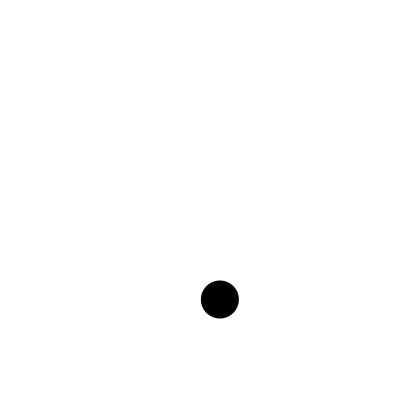
Frame 1 (no input)
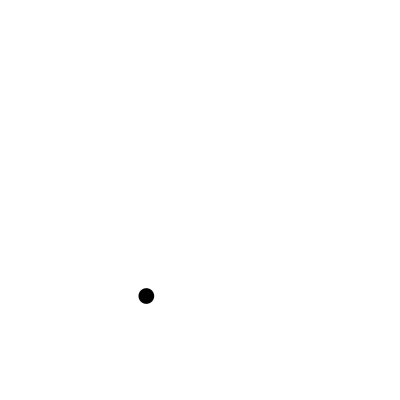
Frame 60 (the mouse pressed at the canvas centre just before this capture)
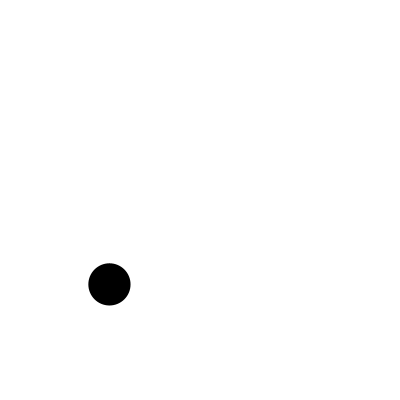
Frame 120 (the mouse held since frame 60 and released just before this capture)

The Processing sketch that drew these frames (run headless with seeded random() and noise(); from frame 60 on, the mouse is pressed at the canvas centre):

// Processing sketch: processing_74296
// ── processing_74296.pde

float X;
float Y;
float W;
float Theta;

void setup(){
 size(400,400);
 colorMode(RGB,100);
 background(100);
 frameRate(30);
  noStroke();
 X = 200;
 Y = 200;
 Theta = 0;
}

void draw(){
 Theta = Theta+0.1;
 X = 100*sin(2*Theta) + 200; // X軸方向の単振動 [振幅 * sin(位相) + 中心座標]
 Y = 100*cos(Theta) + 200; // Y軸方向の単振動 [振幅 * sin(位相) + 中心座標]
 W = 15*cos(10*Theta) +30; 
 fill(100);
 rect(0,0,width,height);
 fill(0); 
 ellipse(X,Y,W,W);
}
